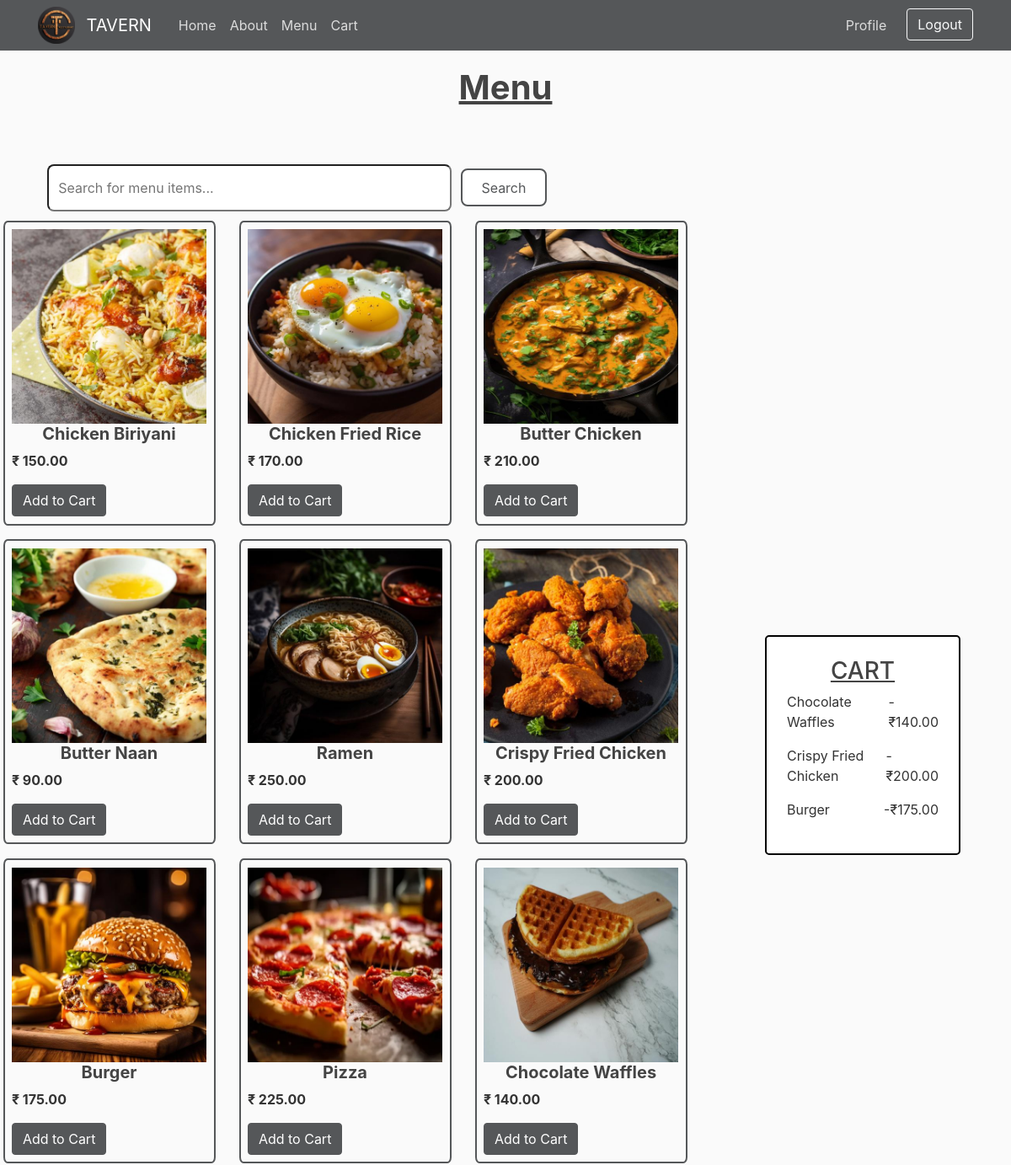
The app's page /menu/ (signed in, upper part), older data.
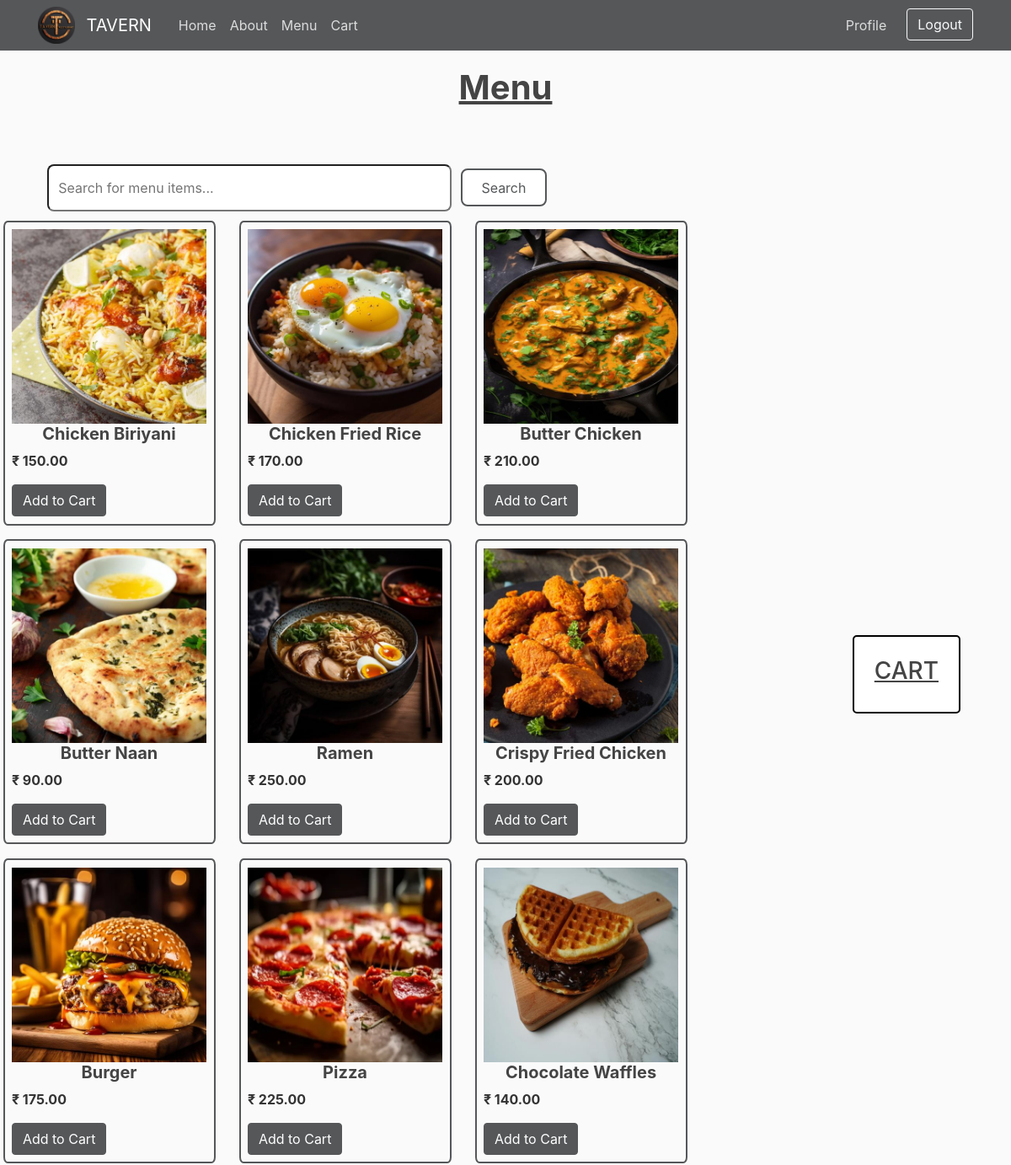
The same page, newer data.
### menu/models.py (models this page shows, shortened)
class Menu(models.Model):
    title = models.CharField(max_length=100)
    content = models.TextField()
    date_posted = models.DateTimeField(default=timezone.now)
    price = models.DecimalField(max_digits=10, decimal_places=2)
    image = models.ImageField(default="menu/default.jpg", upload_to="menu")

class Cart(models.Model):
    user = models.ForeignKey(User, on_delete=models.CASCADE)
    menu = models.ForeignKey(Menu, on_delete=models.CASCADE)
    menuQty = models.IntegerField(null=False, blank=False)
    date = models.DateTimeField(auto_now_add=True)

### menu/views.py (the view)
# urls.py: path('menu/', MenuListView.as_view(), name='menu'),
class MenuListView(LoginRequiredMixin, ListView):
    model = Menu
    template_name = "menu/menu.html"
    context_object_name = "menuItems"
    form_class = SearchForm
    def get_queryset(self):
        queryset = super().get_queryset()
        query = self.request.GET.get('query')
        if query:
            queryset = queryset.filter(
                Q(title__icontains=query) | Q(content__icontains=query)
            )
        return queryset
    def get_context_data(self, **kwargs):
        context = super().get_context_data(**kwargs)
        form = SearchForm(self.request.GET or None)
        context['form'] = form
        cart_items = Cart.objects.filter(user=self.request.user)
        context['cartItems'] = cart_items
        return context

### menu/forms.py
class SearchForm(forms.Form):
    query = forms.CharField(max_length=100, required=False, widget=forms.TextInput(attrs={
        'placeholder': 'Search for menu items...',
        'class': 'searchInput'
    }))

### menu/templates/menu/menu.html (shortened to what this page needs)
{% extends "menu/base.html" %} {% load static %} {% block head %}
<link rel="stylesheet" href="{% static 'menu/menu.css' %}" />
{% endblock head %} {% load crispy_forms_tags %} {% block content %}
<h1 class="menuTitle">Menu</h1>
<form method="GET" action="{% url 'menu' %}" class="searchForm">
  <input
    type="text"
    name="query"
    placeholder="Search for menu items..."
    class="searchInput"
    autocomplete="off"
  />
  <button type="submit" class="searchButton">Search</button>
</form>
<div class="menuPage">
  {% for menu in menuItems %} {% url 'menu-detail' menu.pk as menu_detail_url %}
  <div class="menuCard">
    <img
      src="{{menu.image.url}}"
      alt="{{menu.title}}"
      class="cardImage"
      onclick="window.location.href='{{ menu_detail_url }}'"
      style="cursor: pointer"
    />
    <div class="cardBody">
      <h5
        class="cardTitle"
        onclick="window.location.href='{{ menu_detail_url }}'"
        style="cursor: pointer"
      >
        {{menu.title}}
      </h5>
      <p class="card-text"><strong>₹ {{menu.price}}</strong></p>
      <div class="cartBtns">
        <div class="addBtnGroup">
          <button type="button" class="btn btn-primary addtoCart">
            Add to Cart
          </button>
        </div>
      </div>
    </div>
  </div>
  {% endfor %}
</div>
<div class="cartItems">
  <h3 style="text-align: center; text-decoration: underline">CART</h3>
  {% for item in cartItems %}
  <div class="cartItem">
    <p>{{ item.menu.title }}</p>
    <p>-₹{{ item.menu.price }}</p>
  </div>
  {% endfor %}
</div>
{% endblock content %} {% block script %} {% endblock script %}

### menu/templates/menu/base.html (shortened to what this page needs)
{% load static %}
<!DOCTYPE html>
<html lang="en">
  <head>
    <link
      rel="stylesheet"
      href="https://cdn.jsdelivr.net/npm/bootstrap@4.0.0/dist/css/bootstrap.min.css"
    />
    <link
      rel="stylesheet"
      href="//cdn.jsdelivr.net/npm/alertifyjs@1.14.0/build/css/alertify.min.css"
    />
    <link rel="stylesheet" href="{% static 'menu/main.css' %}" />
    <link rel="stylesheet" href="{% static 'menu/home.css' %}" />
    {% block head %}{% endblock %}
  </head>
  <body>
    <header class="site-header">
      <nav class="navbar navbar-expand-md navbar-dark bg-steel fixed-top">
        <div class="container">
          <a style="display: contents" href="{% url 'home' %}">
            <img src="../../../media/logo.png" alt="" style="width: 4%" />
            <span class="navbar-brand mr-4">&ThickSpace; TAVERN </span>
          </a>
          <div class="collapse navbar-collapse" id="navbarToggle">
            <div class="navbar-nav mr-auto">
              <a class="nav-item nav-link" href="{% url 'home' %}">Home</a>
              <a class="nav-item nav-link" href="{% url 'about' %}">About</a>
              <a class="nav-item nav-link" href="{% url 'menu' %}">Menu</a>
              {% if user.is_authenticated %}
              <a class="nav-item nav-link" href="{% url 'view-cart' %}">Cart</a>
              {% endif %}
            </div>
            <div class="navbar-nav">
              {% if user.is_authenticated %}
              <a class="nav-item nav-link mr-3" href="{% url 'profile' %}"
                >Profile</a
              >
              <form action="{% url 'logout' %}" method="post">
                <button type="submit" class="btn btn-outline-light">
                  Logout
                </button>
              </form>
              {% else %}
              <a class="nav-item nav-link" href="{% url 'login' %}">Login</a>
              <a class="nav-item nav-link" href="{% url 'register' %}"
                >Register</a
              >
              {% endif %}
            </div>
          </div>
        </div>
      </nav>
    </header>
    <main role="main" class="container">
      <div>{% block content %}{% endblock %}</div>
    </main>
  </body>
</html>

### menu/static/menu/main.css (style rules this page uses)
body { background: #fafafa; color: #333333; margin-top: 5rem; }
h1, h2, h3, h4, h5, h6 { color: #444444; }
.bg-steel { background-color: #555759; }
.site-header .navbar-nav .nav-link { color: #dcdcdc; }
.btn-primary { background-color: #555759; border-color: #555759; }

### menu/static/menu/menu.css (style rules this page uses)
.cartItems { display: flex; flex-direction: column; border: 2px solid black; background-color: white; max-width: 20vw; height: fit-content; margin-right: -15%; padding: 2%; border-radius: 5px; position: fixed; top: 35%; right: 20%; }
.menuTitle { margin-bottom: 5%; text-align: center; font-weight: 700; text-decoration: underline; }
.menuPage { display: flex; justify-content: space-around; flex-wrap: wrap; margin: auto -15%; max-width: 70vw; }
.menuCard { display: flex; flex-direction: column; margin-bottom: 2%; padding: 1%; width: 30%; border: 2px solid #555759; border-radius: 2%; }
.cardTitle { font-weight: 700; text-align: center; }
.searchForm { display: flex; justify-content: start; align-items: center; }
.searchInput { width: 40vw; border-radius: 8px; height: 7vh; margin: 1%; padding: 1%; }
.searchButton { background: white; border: 2px solid #555759; color: #555759; padding: 0.75% 2%; border-radius: 8px; cursor: pointer; }
@media (max-width: 1450px) { .menuPage { margin: auto -5%; } }

Row changes from the older to the newer data that the page shows:
removed Cart: menu "Chocolate Waffles", menu.price "140.00"
removed Cart: menu "Crispy Fried Chicken", menu.price "200.00"
removed Cart: menu "Burger", menu.price "175.00"
